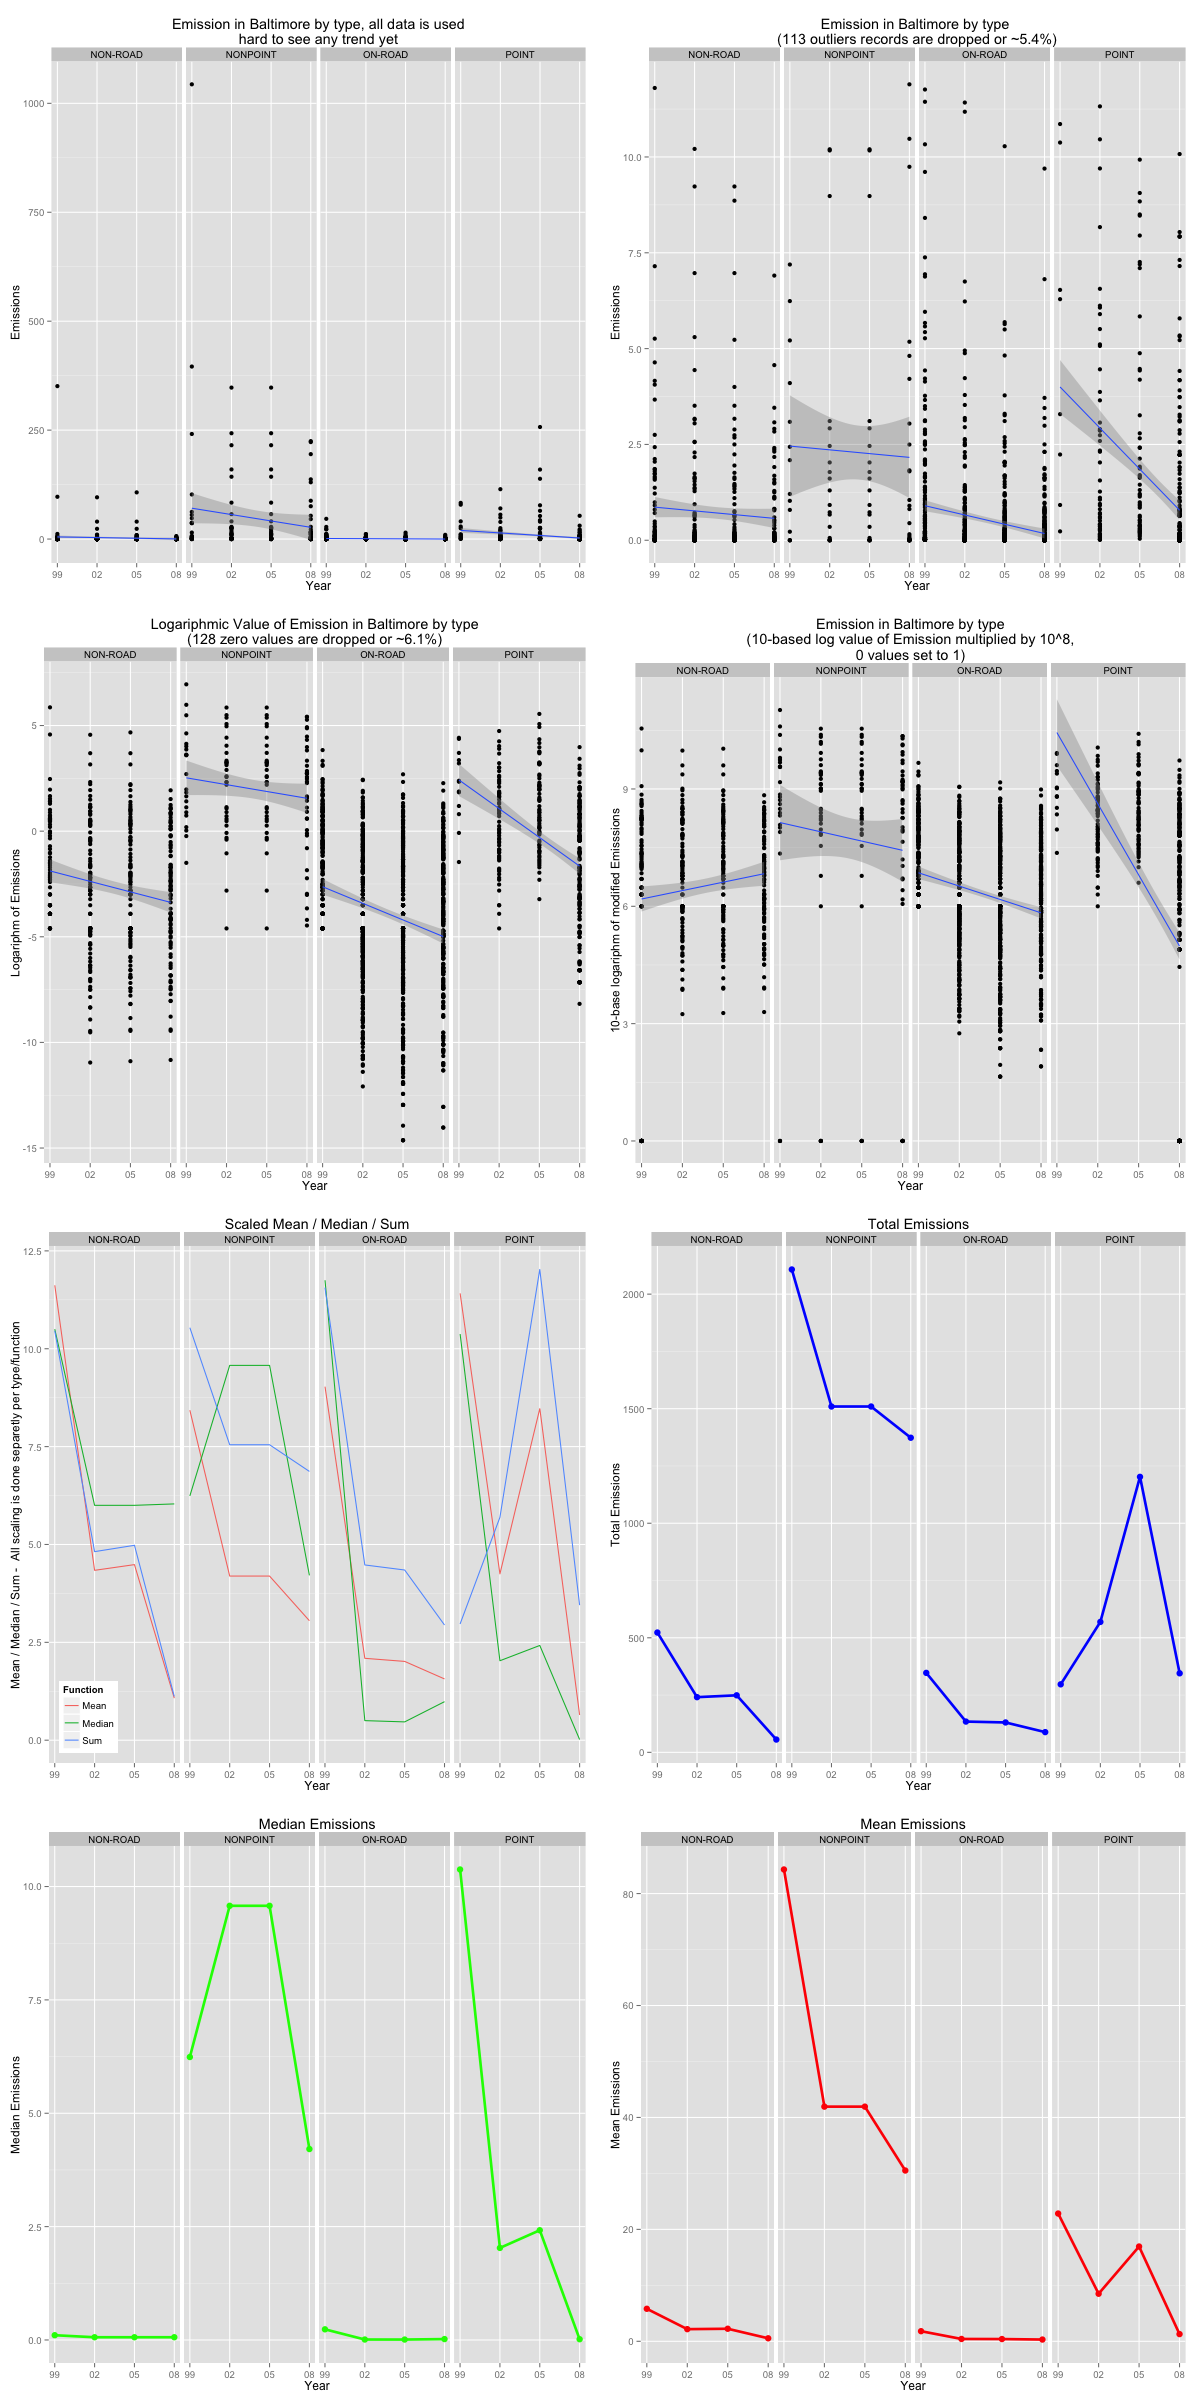

Generate this figure with R:
node <- "/Users/anna/OneDrive/Coursera/JHU - Data Science/"
localPath <- "4. Exploratory Data Analysis/Week 03/Coursera_JHU_4EDA_project_2/"
setwd(paste(node, localPath, sep = ""))
source("Init.R")

# Q3 
# Of the four types of sources indicated by the type (point, nonpoint, onroad, 
# nonroad) variable, which of these four sources have seen decreases in 
# emissions from 1999–2008 for Baltimore City? Which have seen increases in 
# emissions from 1999–2008? Use the ggplot2 plotting system to make a plot 
# answer this question

# Answer
# First 4 plots were mainly a way to learn a lesson that:
# - graphs can be very misleading depending on how you choose to subset the data
# - logarithmic scale can be very powerful way to show trends in data with a
#   kind of distribution we have
# - dealing with logarithmic scale and zeroes in the data can be tricky and I
#   am not sure I know what is the right approach
# - trying to use smoothing with linear regression (geom_smooth(method = "lm"))
#   over essentially 4 series of data is not a good idea.
# Plot 5 is showing scaled relationship between total/median/mean emission for 
# each type. It is quite busy. 
# I will call plot 6 here as a main answer, it showes total emission per type.
# Plots 6 and 7 are showing Median and Men Emissions.

# multiplot function allowes to print multiple ggplot graphs on the same page.
# ( it is modified version of this example: 
# http://www.cookbook-r.com/Graphs/Multiple_graphs_on_one_page_(ggplot2)/)
# ggplot objects can be passed in ..., 
# cols:   Number of columns in layout
multiplot <- function(..., cols=1) {
  # Make a list from the ... arguments 
  plots <- c(list(...))
  numPlots = length(plots)
  
  # Make the panel
  # ncol: Number of columns of plots
  # nrow: Number of rows needed, calculated from # of cols
  layout <- matrix(seq(1, cols * ceiling(numPlots/cols)), byrow = TRUE,
                     ncol = cols, nrow = ceiling(numPlots/cols))
  if (numPlots==1) {
    print(plots[[1]])
    
  } else {
    # Set up the page
    grid.newpage()
    pushViewport(viewport(layout = grid.layout(nrow(layout), ncol(layout))))
    
    # Make each plot, in the correct location
    for (i in 1:numPlots) {
      # Get the i,j matrix positions of the regions that contain this subplot
      matchidx <- as.data.frame(which(layout == i, arr.ind = TRUE))
      
      print(plots[[i]], vp = viewport(layout.pos.row = matchidx$row,
                                      layout.pos.col = matchidx$col))
    }
  }
}

# let's get overall feel for data, this code is purely for getting feel of the
# data
summary(NEI_Baltimore)
unique(NEI_Baltimore$year)

summary(NEI_Baltimore[NEI_Baltimore$year == 1999,])
summary(NEI_Baltimore[NEI_Baltimore$year == 2002,])
summary(NEI_Baltimore[NEI_Baltimore$year == 2005,])
summary(NEI_Baltimore[NEI_Baltimore$year == 2008,])

tapply(NEI_Baltimore$Emissions, NEI_Baltimore$year, IQR)
tapply(NEI_Baltimore$Emissions, NEI_Baltimore$year, fivenum)

sum(NEI_Baltimore$Emissions == 0)
sum(NEI_Baltimore[NEI_Baltimore$year == 1999,]$Emissions == 0)
sum(NEI_Baltimore[NEI_Baltimore$year == 2002,]$Emissions == 0)
sum(NEI_Baltimore[NEI_Baltimore$year == 2005,]$Emissions == 0)
sum(NEI_Baltimore[NEI_Baltimore$year == 2008,]$Emissions == 0)


# start plotting
png(filename = "plot3.png", width = 1200, height = 2400)

# Attempt 0 - I know that data are very dence between 0 and 5, but also have 
# a few really big values. First, I want to use a regualr boxplot  to get 
# a feel for outliers
# gm1 <- ggplot(NEI_Baltimore, aes(type, Emissions)) +
#       labs(title = "Emission in Baltimore by type") + 
#       geom_boxplot()
# 
# let's drop all the values that are greater than 100. After that we can see that
# max non-outlier value for NONPOINT data is about 40. So I would consider all 
# values that are less than 40. Repeating the same logic multiple times I decided to 
# stop at 12
NEI_Baltimore_NoOutliers <- filter(NEI_Baltimore, Emissions <= 12 )
# how many records I dropped?
n <- dim (NEI_Baltimore) - dim(NEI_Baltimore_NoOutliers)
# or in percentage:
pct <- n/nrow(NEI_Baltimore)*100
# g0 <- ggplot(NEI_Baltimore_NoOutliers, aes(type, Emissions)) +
#   labs(title = "Emission in Baltimore by type\n(113 outliers records are dropped or ~5.4%)") + 
#   geom_boxplot()

# Scenario 1 - plain vanilla
g1 <- ggplot(NEI_Baltimore, aes(year, Emissions)) +
  labs(title = 
  "Emission in Baltimore by type, all data is used\nhard to see any trend yet") + 
  geom_point() + 
  geom_smooth(method = "lm") + 
  scale_x_continuous(breaks=seq(1999, 2008, 3), 
                     label=c("99", "02", "05", "08") ) +
  theme(panel.grid.minor.x=element_blank()) +
  xlab("Year") + 
  facet_grid(. ~ type)

# Scenario 2 - disregard outliers
g2 <- ggplot(NEI_Baltimore_NoOutliers, aes(year, Emissions)) +
  labs(title = 
  "Emission in Baltimore by type \n(113 outliers records are dropped or ~5.4%)") + 
  geom_point() + 
  geom_smooth(method = "lm") + 
  scale_x_continuous(breaks=seq(1999, 2008, 3), 
                     label=c("99", "02", "05", "08") ) +
  theme(panel.grid.minor.x=element_blank()) +
  xlab("Year") +
  facet_grid(. ~ type)

# Scenario 3 - disregard 0 and use log(Emission)
head(NEI_Baltimore %>% arrange(Emissions), 50)
tail(NEI_Baltimore %>% arrange(Emissions), 50)

zeroes <- filter(NEI_Baltimore, Emissions == 0)
str(zeroes)
128/nrow(NEI_Baltimore)*100

NEI_Baltimore_nonzeroes <- filter(NEI_Baltimore, Emissions > 0) %>% 
  mutate(Emissions = log(Emissions))

head(NEI_Baltimore_nonzeroes %>% arrange(Emissions), 50)
tail(NEI_Baltimore_nonzeroes %>% arrange(Emissions), 50)

ttl1 <- "Logariphmic Value of Emission in Baltimore by type\n"
ttl2 <- "(128 zero values are dropped or ~6.1%)"
g3 <- ggplot(NEI_Baltimore_nonzeroes, aes(year, Emissions)) +
  labs(title = paste(ttl1, ttl2, sep = "") ) + 
  geom_point() + 
  geom_smooth(method = "lm") + 
  facet_grid(. ~ type) + 
  scale_x_continuous(breaks=seq(1999, 2008, 3), 
                     label=c("99", "02", "05", "08") ) +
  theme(panel.grid.minor.x=element_blank()) +
  xlab("Year") +
  ylab("Logariphm of Emissions")

# Scenario - 4
# I am not happy that I had to drop either large values or zero values in order 
# to discover a trend. I want to find a way to use all data. Scenario 4 -
# multiply Emission by 10^8 ( the minimal non-zero emission is 4.421016e-07 ) 
# set emission to 1 where it is 0. Use log values ( 10-based) for Emission.

NEI_Baltimore <- NEI_Baltimore %>% mutate(modEmissions = 0) 
nonZero <- NEI_Baltimore %>% filter(Emissions > 0) %>% 
  mutate(modEmissions = log10(Emissions*10^8))
zero <- NEI_Baltimore %>% filter(Emissions == 0) %>%
  mutate(modEmissions = log10(1))
NEI_Baltimore <- rbind(zero, nonZero)

str(NEI_Baltimore)
head(NEI_Baltimore %>% arrange(modEmissions), 50)
tail(NEI_Baltimore %>% arrange(modEmissions), 50)

ttl1 <- "Emission in Baltimore by type\n"
ttl2 <- "(10-based log value of Emission multiplied by 10^8,\n0 values set to 1)"
g4 <- ggplot(NEI_Baltimore, aes(year, modEmissions, 10)) +
    labs(title = paste(ttl1, ttl2, sep = "")) + 
    geom_point() + 
    geom_smooth(method = "lm") + 
    facet_grid(. ~ type) + 
    scale_x_continuous(breaks=seq(1999, 2008, 3), 
                       label=c("99", "02", "05", "08") ) +
    theme(panel.grid.minor.x=element_blank()) +
    xlab("Year") +
    ylab("10-base logariphm of modified Emisssions")

# Scenario - 5
# Now trend for Non-Road contradicts with my previous discoveries. Before I 
# always saw overall decreasing trend for each type. But now Non-Road trend is 
# increasing. I think that due to nature of our data using mean values over 4
# points (years) for a trend maybe misleading ( and mean values are used to for
# geom_smooth(method = "lm"). I want to look at sum, mean and median values for 
# each year in order to judge a trend.

# Let's calculate median/mean/total values per year per type first.
raw_totals <- NEI_Baltimore  %>% 
  group_by(type, year)  %>% 
  summarise_each(funs(mean, median, sum), Emissions)
# Values are span from 0.009 to 2107. In order to be able to visualize it better
# I'll scale each type/variable group separately to get to all numbers roughly into 
# 0 - 12 range
nonroad <- raw_totals %>% 
  filter ( type == "NON-ROAD") %>% 
  mutate ( mean = mean*2, median = median*100, sum = sum / 50)
nonpoint <- raw_totals %>% 
  filter ( type == "NONPOINT") %>% 
  mutate ( mean = mean / 10, sum = sum / 200)
onroad <- raw_totals %>% 
  filter ( type == "ON-ROAD") %>% 
  mutate ( mean = mean*5, median = median*50, sum = sum / 30)
point <- raw_totals %>% 
  filter ( type == "POINT") %>% 
  mutate ( mean = mean/2, sum = sum / 100)
#Let's assemble it back together and make it tidy
raw_totals_scaled <- rbind(nonroad, nonpoint, onroad, point )
raw_totals_scaled <- gather(raw_totals_scaled, 
                            function_name, num_value, mean:sum )

g5 <- ggplot(raw_totals_scaled, 
             aes(x=year, y=num_value, group=function_name, color=function_name)) +
  geom_line() + 
  facet_grid(. ~ type) +
  ylab("Mean / Median / Sum -  All scaling is done separetly per type/function") +
  scale_x_continuous(breaks=seq(1999, 2008, 3), 
                     label=c("99", "02", "05", "08") ) +
  theme(panel.grid.minor.x=element_blank()) +
  xlab("Year") +
  theme(legend.justification=c(0,0), legend.position=c(0,0)) +
  scale_color_discrete(name  ="Function",
                       breaks=c("mean", "median", "sum"),
                       labels=c("Mean", "Median", "Sum")) +
  ggtitle("Scaled Mean / Median / Sum")

# Scenarios - 6 throghw 8. 
# After all the troubles to build previous graph, I think it is way too busy
# and all the scaling makes it difficult to  understand trends. So I will build
# 3 more boring line plots for Total, Mean and Median Emission. I still have all
# data I need for that in raw_totals
g6 <- ggplot(raw_totals, aes(x=year, y=sum)) +
      geom_line(color = "blue", size = 1.25) + 
      geom_point(color = "blue", size = 3) +
      facet_grid(. ~ type) +
      ylab("Total Emissions") +
      scale_x_continuous(breaks=seq(1999, 2008, 3), 
                         label=c("99", "02", "05", "08") ) +
      theme(panel.grid.minor.x=element_blank()) +
      xlab("Year") +
      ggtitle("Total Emissions")
g7 <- ggplot(raw_totals, aes(x=year, y=median)) +
      geom_line(color = "green", size = 1.25) + 
      geom_point(color = "green", size = 3) +
      facet_grid(. ~ type) +
      ylab("Median Emissions") +
      scale_x_continuous(breaks=seq(1999, 2008, 3), 
                         label=c("99", "02", "05", "08") ) +
      theme(panel.grid.minor.x=element_blank()) +
      xlab("Year") +
      ggtitle("Median Emissions")
g8 <- ggplot(raw_totals, aes(x=year, y=mean)) +
      geom_line(color = "red", size = 1.25) + 
      geom_point(color = "red", size = 3) +
      facet_grid(. ~ type) +
      ylab("Mean Emissions") +
      scale_x_continuous(breaks=seq(1999, 2008, 3), 
                         label=c("99", "02", "05", "08") ) +
      theme(panel.grid.minor.x=element_blank()) +
      xlab("Year") +
      ggtitle("Mean Emissions")
multiplot(g1, g2, g3, g4, g5, g6, g7, g8, cols=2)
dev.off()

# I modified NEI_Baltimore in this file. Will cleanup it later. For now I will 
# just remove it from the environment
rm(NEI_Baltimore)
